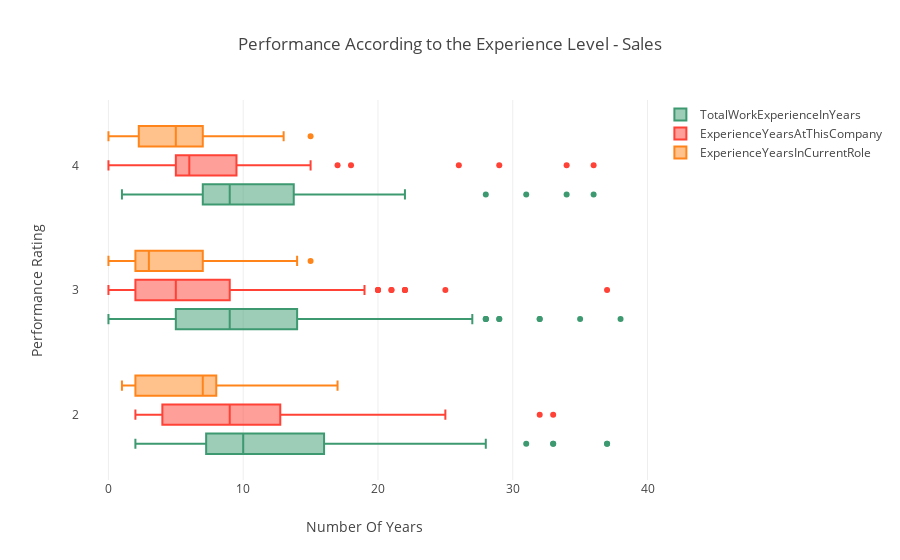

The notebook cell this image was saved under:
### Markdown cell above
### (iv)  Performance According to the Experience Level

### Code cell
data = [
    {
        'x': sales['TotalWorkExperienceInYears'],
        'y': sales['PerformanceRating'],
        'name':'TotalWorkExperienceInYears',
        'marker':{
            'color':'#3D9970'
        },
        'boxmean':False,
        'orientation':'h',
        'type':'box',
    },
    {
        'x':sales['ExperienceYearsAtThisCompany'],
        'y':sales['PerformanceRating'],
        'name':'ExperienceYearsAtThisCompany',
        'marker':{
            'color':'#FF4136',
        },
        'boxmean':False,
        'orientation':'h',
        'type':'box',
    },
    {
        'x':sales['ExperienceYearsInCurrentRole'],
        'y':sales['PerformanceRating'],
        'name':'ExperienceYearsInCurrentRole',
        'marker':{
            'color':'#FF851B',
        },
        'boxmean':False,
        'orientation':'h',
        'type':'box',
    }
]
layout = {
    'xaxis':{
        'title':'Number Of Years',
        'zeroline':False,
    },
    'yaxis':{
        'title':'Performance Rating',
        'zeroline':False,
    },
    'boxmode':'group',
    'title':'Performance According to the Experience Level - Sales',
}
fig=go.Figure(data=data,layout=layout)

py.iplot(fig)

### Figure 1 — Plotly figure (JSON) as saved in the notebook; plotly's stock layout.template omitted (floating-point values rounded to 4 significant figures; data arrays with more than 128 entries replaced by an {"elided": "..."} marker saying what was removed)
{"data": [{"boxmean": false, "marker": {"color": "#3D9970"}, "name": "TotalWorkExperienceInYears", "orientation": "h", "type": "box", "x": {"elided": "373 int values"}, "y": {"elided": "373 int values"}}, {"boxmean": false, "marker": {"color": "#FF4136"}, "name": "ExperienceYearsAtThisCompany", "orientation": "h", "type": "box", "x": {"elided": "373 int values"}, "y": {"elided": "373 int values"}}, {"boxmean": false, "marker": {"color": "#FF851B"}, "name": "ExperienceYearsInCurrentRole", "orientation": "h", "type": "box", "x": {"elided": "373 int values"}, "y": {"elided": "373 int values"}}], "layout": {"boxmode": "group", "title": "Performance According to the Experience Level - Sales", "xaxis": {"title": "Number Of Years", "zeroline": false}, "yaxis": {"title": "Performance Rating", "zeroline": false}}}
